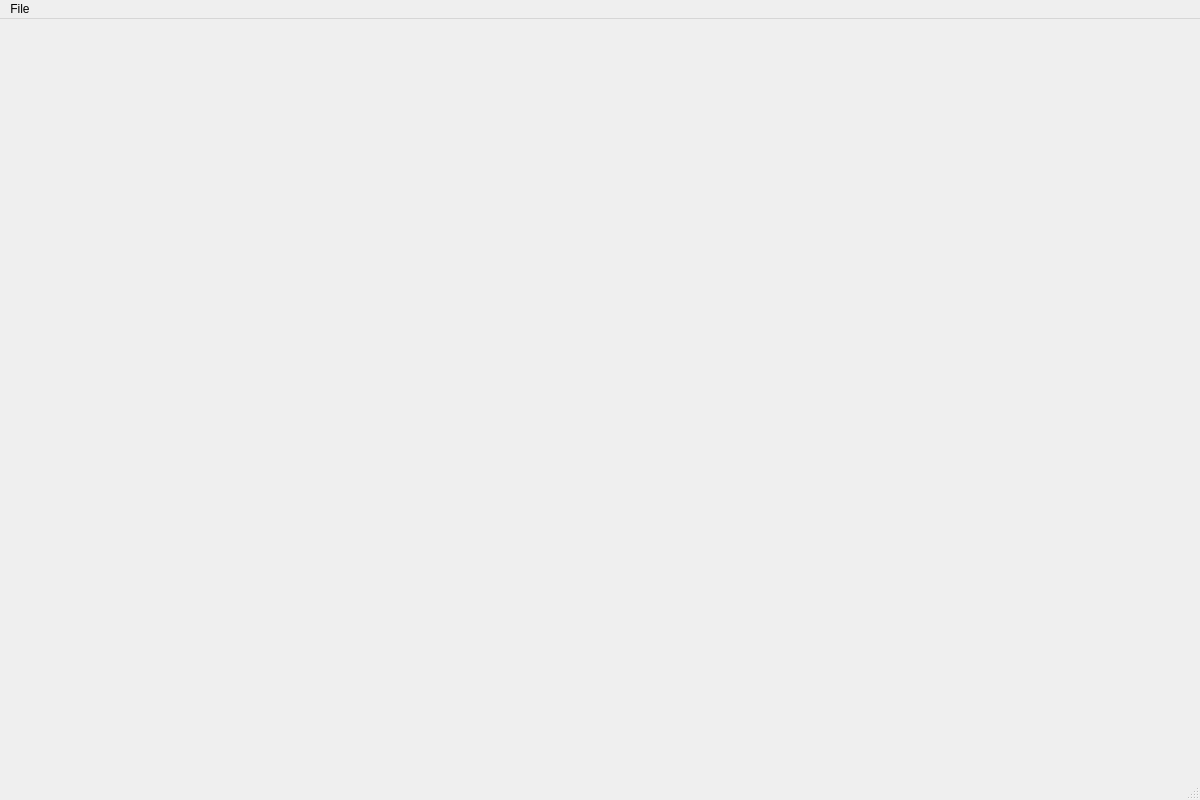
<?xml version="1.0" encoding="UTF-8"?>
<ui version="4.0">
 <class>MainWindow</class>
 <widget class="QMainWindow" name="MainWindow">
  <property name="geometry">
   <rect>
    <x>0</x>
    <y>0</y>
    <width>1200</width>
    <height>800</height>
   </rect>
  </property>
  <property name="windowTitle">
   <string>DICOM Viewer</string>
  </property>
  <widget class="QWidget" name="centralwidget">
   <layout class="QVBoxLayout" name="verticalLayout">
    <property name="leftMargin">
     <number>0</number>
    </property>
    <property name="topMargin">
     <number>0</number>
    </property>
    <property name="rightMargin">
     <number>0</number>
    </property>
    <property name="bottomMargin">
     <number>0</number>
    </property>
    <item>
     <widget class="QWidget" name="controlPanel" native="true">
      <property name="sizePolicy">
       <sizepolicy hsizetype="Preferred" vsizetype="Minimum">
        <horstretch>0</horstretch>
        <verstretch>0</verstretch>
       </sizepolicy>
      </property>
     </widget>
    </item>
   </layout>
  </widget>
  <widget class="QMenuBar" name="menubar">
   <property name="geometry">
    <rect>
     <x>0</x>
     <y>0</y>
     <width>1200</width>
     <height>21</height>
    </rect>
   </property>
   <widget class="QMenu" name="menuFile">
    <property name="title">
     <string>File</string>
    </property>
    <addaction name="actionOpen"/>
    <addaction name="separator"/>
    <addaction name="actionExit"/>
   </widget>
   <addaction name="menuFile"/>
  </widget>
  <widget class="QStatusBar" name="statusbar"/>
  <action name="actionOpen">
   <property name="text">
    <string>Open</string>
   </property>
   <property name="shortcut">
    <string>Ctrl+O</string>
   </property>
  </action>
  <action name="actionExit">
   <property name="text">
    <string>Exit</string>
   </property>
   <property name="shortcut">
    <string>Ctrl+Q</string>
   </property>
  </action>
 </widget>
 <resources/>
 <connections/>
</ui>
